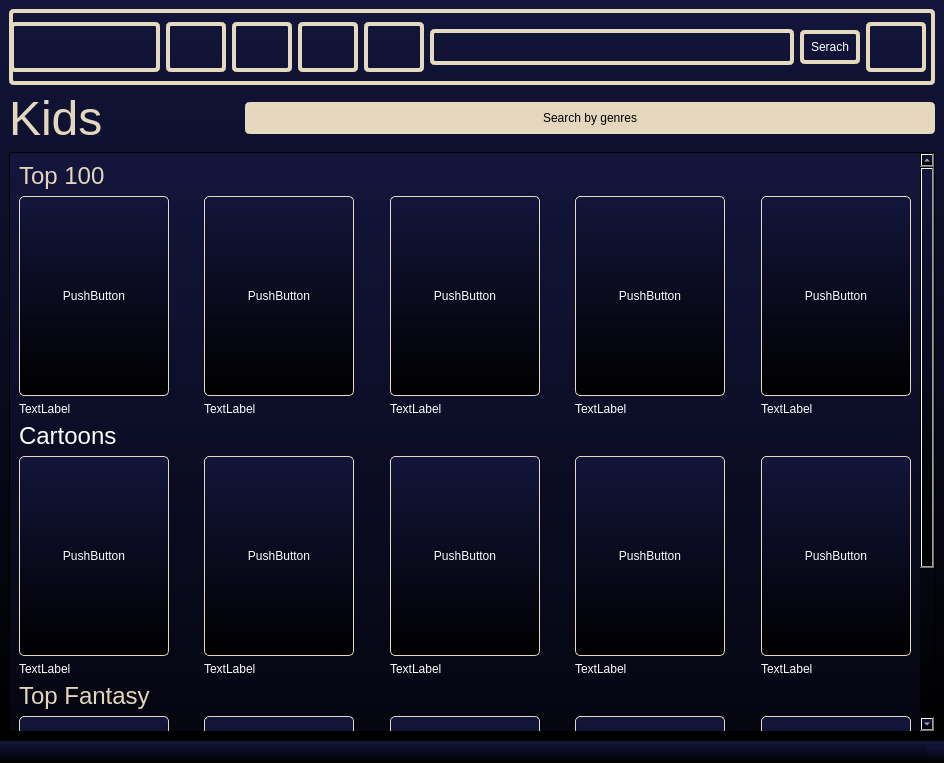
<?xml version="1.0" encoding="UTF-8"?>
<ui version="4.0">
 <class>KidsTV</class>
 <widget class="QMainWindow" name="KidsTV">
  <property name="geometry">
   <rect>
    <x>0</x>
    <y>0</y>
    <width>944</width>
    <height>763</height>
   </rect>
  </property>
  <property name="windowTitle">
   <string>MainWindow</string>
  </property>
  <property name="styleSheet">
   <string notr="true">background: qlineargradient(spread: pad, x1: 0, y1: 1, x2: 0, y2: 0, stop: 0 rgb(0, 0, 0), stop: 1 rgb(19, 21, 59));
color: white;</string>
  </property>
  <widget class="QWidget" name="centralwidget">
   <layout class="QGridLayout" name="gridLayout">
    <item row="0" column="0">
     <layout class="QHBoxLayout" name="headerLO">
      <item>
       <widget class="QWidget" name="widget" native="true">
        <property name="sizePolicy">
         <sizepolicy hsizetype="Preferred" vsizetype="Fixed">
          <horstretch>0</horstretch>
          <verstretch>76</verstretch>
         </sizepolicy>
        </property>
        <property name="minimumSize">
         <size>
          <width>0</width>
          <height>76</height>
         </size>
        </property>
        <property name="maximumSize">
         <size>
          <width>16777215</width>
          <height>76</height>
         </size>
        </property>
        <property name="styleSheet">
         <string notr="true">background-color: rgba(255, 255, 255, 0);

border: 4px solid rgb(229, 217, 190);
border-radius: 5px;
padding: 5px;</string>
        </property>
        <layout class="QHBoxLayout" name="horizontalLayout_2" stretch="4,1,1,1,1,2,1,1">
         <property name="leftMargin">
          <number>1</number>
         </property>
         <item>
          <widget class="QLabel" name="label">
           <property name="minimumSize">
            <size>
             <width>150</width>
             <height>50</height>
            </size>
           </property>
           <property name="maximumSize">
            <size>
             <width>150</width>
             <height>50</height>
            </size>
           </property>
           <property name="styleSheet">
            <string notr="true">border-image: url(:/rec/Pics/LogoRem.png);</string>
           </property>
           <property name="text">
            <string/>
           </property>
          </widget>
         </item>
         <item>
          <widget class="QPushButton" name="HomeButKid">
           <property name="sizePolicy">
            <sizepolicy hsizetype="Fixed" vsizetype="Fixed">
             <horstretch>60</horstretch>
             <verstretch>50</verstretch>
            </sizepolicy>
           </property>
           <property name="minimumSize">
            <size>
             <width>0</width>
             <height>50</height>
            </size>
           </property>
           <property name="maximumSize">
            <size>
             <width>60</width>
             <height>16777215</height>
            </size>
           </property>
           <property name="styleSheet">
            <string notr="true">border-image: url(:/rec/Pics/housenormal.png);</string>
           </property>
           <property name="text">
            <string/>
           </property>
          </widget>
         </item>
         <item>
          <widget class="QPushButton" name="FilmsButKid">
           <property name="sizePolicy">
            <sizepolicy hsizetype="Fixed" vsizetype="Fixed">
             <horstretch>60</horstretch>
             <verstretch>50</verstretch>
            </sizepolicy>
           </property>
           <property name="minimumSize">
            <size>
             <width>0</width>
             <height>50</height>
            </size>
           </property>
           <property name="maximumSize">
            <size>
             <width>60</width>
             <height>16777215</height>
            </size>
           </property>
           <property name="styleSheet">
            <string notr="true">border-image: url(:/rec/Pics/Films.png);</string>
           </property>
           <property name="text">
            <string/>
           </property>
          </widget>
         </item>
         <item>
          <widget class="QPushButton" name="TVShowsButKid">
           <property name="sizePolicy">
            <sizepolicy hsizetype="Fixed" vsizetype="Fixed">
             <horstretch>60</horstretch>
             <verstretch>50</verstretch>
            </sizepolicy>
           </property>
           <property name="minimumSize">
            <size>
             <width>0</width>
             <height>50</height>
            </size>
           </property>
           <property name="maximumSize">
            <size>
             <width>60</width>
             <height>50</height>
            </size>
           </property>
           <property name="styleSheet">
            <string notr="true">border-image: url(:/rec/Pics/TVShows.png);</string>
           </property>
           <property name="text">
            <string/>
           </property>
          </widget>
         </item>
         <item>
          <widget class="QPushButton" name="KidsButKid">
           <property name="sizePolicy">
            <sizepolicy hsizetype="Fixed" vsizetype="Fixed">
             <horstretch>60</horstretch>
             <verstretch>50</verstretch>
            </sizepolicy>
           </property>
           <property name="minimumSize">
            <size>
             <width>60</width>
             <height>50</height>
            </size>
           </property>
           <property name="maximumSize">
            <size>
             <width>60</width>
             <height>50</height>
            </size>
           </property>
           <property name="styleSheet">
            <string notr="true">border-image: url(:/rec/Pics/Kids.png);</string>
           </property>
           <property name="text">
            <string/>
           </property>
          </widget>
         </item>
         <item>
          <widget class="QLineEdit" name="SearchELKid">
           <property name="sizePolicy">
            <sizepolicy hsizetype="Expanding" vsizetype="Fixed">
             <horstretch>0</horstretch>
             <verstretch>36</verstretch>
            </sizepolicy>
           </property>
           <property name="maximumSize">
            <size>
             <width>16777215</width>
             <height>36</height>
            </size>
           </property>
          </widget>
         </item>
         <item>
          <widget class="QPushButton" name="SerachButKid">
           <property name="sizePolicy">
            <sizepolicy hsizetype="Fixed" vsizetype="Fixed">
             <horstretch>60</horstretch>
             <verstretch>34</verstretch>
            </sizepolicy>
           </property>
           <property name="minimumSize">
            <size>
             <width>60</width>
             <height>0</height>
            </size>
           </property>
           <property name="maximumSize">
            <size>
             <width>60</width>
             <height>34</height>
            </size>
           </property>
           <property name="text">
            <string>Serach</string>
           </property>
          </widget>
         </item>
         <item>
          <widget class="QPushButton" name="UserButKid">
           <property name="sizePolicy">
            <sizepolicy hsizetype="Fixed" vsizetype="Fixed">
             <horstretch>60</horstretch>
             <verstretch>50</verstretch>
            </sizepolicy>
           </property>
           <property name="minimumSize">
            <size>
             <width>60</width>
             <height>50</height>
            </size>
           </property>
           <property name="maximumSize">
            <size>
             <width>60</width>
             <height>50</height>
            </size>
           </property>
           <property name="styleSheet">
            <string notr="true">border-image: url(:/rec/Pics/profile-user.png);</string>
           </property>
           <property name="text">
            <string/>
           </property>
          </widget>
         </item>
        </layout>
       </widget>
      </item>
     </layout>
    </item>
    <item row="1" column="0">
     <layout class="QHBoxLayout" name="FilmLO" stretch="2,1,9">
      <item>
       <widget class="QLabel" name="FilmLab">
        <property name="toolTip">
         <string>&lt;html&gt;&lt;head/&gt;&lt;body&gt;&lt;p&gt;&lt;span style=&quot; font-size:24pt; color:#e4d7be;&quot;&gt;Films&lt;/span&gt;&lt;/p&gt;&lt;/body&gt;&lt;/html&gt;</string>
        </property>
        <property name="styleSheet">
         <string notr="true">background-color: rgba(255, 255, 255, 0);
color: rgb(228, 215, 190);
</string>
        </property>
        <property name="text">
         <string>&lt;html&gt;&lt;head/&gt;&lt;body&gt;&lt;p&gt;&lt;span style=&quot; font-size:36pt;&quot;&gt;Kids&lt;/span&gt;&lt;/p&gt;&lt;/body&gt;&lt;/html&gt;</string>
        </property>
       </widget>
      </item>
      <item>
       <spacer name="horizontalSpacer">
        <property name="orientation">
         <enum>Qt::Horizontal</enum>
        </property>
        <property name="sizeHint" stdset="0">
         <size>
          <width>40</width>
          <height>20</height>
         </size>
        </property>
       </spacer>
      </item>
      <item>
       <widget class="QPushButton" name="SearchByGKid">
        <property name="sizePolicy">
         <sizepolicy hsizetype="Expanding" vsizetype="Fixed">
          <horstretch>0</horstretch>
          <verstretch>0</verstretch>
         </sizepolicy>
        </property>
        <property name="styleSheet">
         <string notr="true">background-color: rgba(255, 255, 255, 0);
color: rgb(0, 0, 0);
border: 4px solid rgb(229, 217, 190);
border-radius: 5px;
padding: 5px;
background-color: rgb(228, 215, 190);</string>
        </property>
        <property name="text">
         <string>Search by genres</string>
        </property>
       </widget>
      </item>
     </layout>
    </item>
    <item row="2" column="0">
     <widget class="QScrollArea" name="scrollArea">
      <property name="widgetResizable">
       <bool>true</bool>
      </property>
      <widget class="QWidget" name="scrollAreaWidgetContents_2">
       <property name="geometry">
        <rect>
         <x>0</x>
         <y>0</y>
         <width>902</width>
         <height>818</height>
        </rect>
       </property>
       <layout class="QVBoxLayout" name="verticalLayout">
        <item>
         <widget class="QLabel" name="Top100Lab">
          <property name="styleSheet">
           <string notr="true">background-color: rgba(255, 255, 255, 0);</string>
          </property>
          <property name="text">
           <string>&lt;html&gt;&lt;head/&gt;&lt;body&gt;&lt;p&gt;&lt;span style=&quot; font-size:18pt; color:#e4d7be;&quot;&gt;Top 100&lt;/span&gt;&lt;/p&gt;&lt;/body&gt;&lt;/html&gt;</string>
          </property>
         </widget>
        </item>
        <item>
         <layout class="QGridLayout" name="top100LO" columnstretch="3,0,0,0,0,0,0,0,0">
          <property name="spacing">
           <number>-1</number>
          </property>
          <item row="0" column="8">
           <widget class="QPushButton" name="pushButton_9">
            <property name="sizePolicy">
             <sizepolicy hsizetype="Minimum" vsizetype="Fixed">
              <horstretch>150</horstretch>
              <verstretch>200</verstretch>
             </sizepolicy>
            </property>
            <property name="minimumSize">
             <size>
              <width>150</width>
              <height>200</height>
             </size>
            </property>
            <property name="styleSheet">
             <string notr="true">border: 1px solid rgb(229, 217, 190);
border-radius: 5px;
padding: 5px;</string>
            </property>
            <property name="text">
             <string>PushButton</string>
            </property>
           </widget>
          </item>
          <item row="1" column="2">
           <widget class="QLabel" name="label_7">
            <property name="styleSheet">
             <string notr="true">background-color: rgba(255, 255, 255, 0);</string>
            </property>
            <property name="text">
             <string>TextLabel</string>
            </property>
           </widget>
          </item>
          <item row="0" column="5">
           <spacer name="horizontalSpacer_4">
            <property name="orientation">
             <enum>Qt::Horizontal</enum>
            </property>
            <property name="sizeHint" stdset="0">
             <size>
              <width>40</width>
              <height>20</height>
             </size>
            </property>
           </spacer>
          </item>
          <item row="0" column="4">
           <widget class="QPushButton" name="pushButton_7">
            <property name="sizePolicy">
             <sizepolicy hsizetype="Minimum" vsizetype="Fixed">
              <horstretch>150</horstretch>
              <verstretch>200</verstretch>
             </sizepolicy>
            </property>
            <property name="minimumSize">
             <size>
              <width>150</width>
              <height>200</height>
             </size>
            </property>
            <property name="styleSheet">
             <string notr="true">border: 1px solid rgb(229, 217, 190);
border-radius: 5px;
padding: 5px;</string>
            </property>
            <property name="text">
             <string>PushButton</string>
            </property>
           </widget>
          </item>
          <item row="0" column="7">
           <spacer name="horizontalSpacer_5">
            <property name="orientation">
             <enum>Qt::Horizontal</enum>
            </property>
            <property name="sizeHint" stdset="0">
             <size>
              <width>40</width>
              <height>20</height>
             </size>
            </property>
           </spacer>
          </item>
          <item row="0" column="2">
           <widget class="QPushButton" name="pushButton_11">
            <property name="sizePolicy">
             <sizepolicy hsizetype="Minimum" vsizetype="Fixed">
              <horstretch>150</horstretch>
              <verstretch>200</verstretch>
             </sizepolicy>
            </property>
            <property name="minimumSize">
             <size>
              <width>150</width>
              <height>200</height>
             </size>
            </property>
            <property name="styleSheet">
             <string notr="true">border: 1px solid rgb(229, 217, 190);
border-radius: 5px;
padding: 5px;</string>
            </property>
            <property name="text">
             <string>PushButton</string>
            </property>
           </widget>
          </item>
          <item row="0" column="1">
           <spacer name="horizontalSpacer_2">
            <property name="orientation">
             <enum>Qt::Horizontal</enum>
            </property>
            <property name="sizeHint" stdset="0">
             <size>
              <width>40</width>
              <height>20</height>
             </size>
            </property>
           </spacer>
          </item>
          <item row="1" column="6">
           <widget class="QLabel" name="label_4">
            <property name="styleSheet">
             <string notr="true">background-color: rgba(255, 255, 255, 0);</string>
            </property>
            <property name="text">
             <string>TextLabel</string>
            </property>
           </widget>
          </item>
          <item row="0" column="6">
           <widget class="QPushButton" name="pushButton_8">
            <property name="sizePolicy">
             <sizepolicy hsizetype="Minimum" vsizetype="Fixed">
              <horstretch>150</horstretch>
              <verstretch>200</verstretch>
             </sizepolicy>
            </property>
            <property name="minimumSize">
             <size>
              <width>150</width>
              <height>200</height>
             </size>
            </property>
            <property name="styleSheet">
             <string notr="true">border: 1px solid rgb(229, 217, 190);
border-radius: 5px;
padding: 5px;</string>
            </property>
            <property name="text">
             <string>PushButton</string>
            </property>
           </widget>
          </item>
          <item row="0" column="0">
           <widget class="QPushButton" name="pushButton_6">
            <property name="sizePolicy">
             <sizepolicy hsizetype="Minimum" vsizetype="Fixed">
              <horstretch>150</horstretch>
              <verstretch>200</verstretch>
             </sizepolicy>
            </property>
            <property name="minimumSize">
             <size>
              <width>150</width>
              <height>200</height>
             </size>
            </property>
            <property name="styleSheet">
             <string notr="true">border: 1px solid rgb(229, 217, 190);
border-radius: 5px;
padding: 5px;</string>
            </property>
            <property name="text">
             <string>PushButton</string>
            </property>
           </widget>
          </item>
          <item row="1" column="0">
           <widget class="QLabel" name="label_2">
            <property name="styleSheet">
             <string notr="true">background-color: rgba(255, 255, 255, 0);</string>
            </property>
            <property name="text">
             <string>TextLabel</string>
            </property>
           </widget>
          </item>
          <item row="0" column="3">
           <spacer name="horizontalSpacer_3">
            <property name="orientation">
             <enum>Qt::Horizontal</enum>
            </property>
            <property name="sizeHint" stdset="0">
             <size>
              <width>40</width>
              <height>20</height>
             </size>
            </property>
           </spacer>
          </item>
          <item row="1" column="4">
           <widget class="QLabel" name="label_3">
            <property name="styleSheet">
             <string notr="true">background-color: rgba(255, 255, 255, 0);</string>
            </property>
            <property name="text">
             <string>TextLabel</string>
            </property>
           </widget>
          </item>
          <item row="1" column="8">
           <widget class="QLabel" name="label_5">
            <property name="styleSheet">
             <string notr="true">background-color: rgba(255, 255, 255, 0);</string>
            </property>
            <property name="text">
             <string>TextLabel</string>
            </property>
           </widget>
          </item>
         </layout>
        </item>
        <item>
         <widget class="QLabel" name="TopComLab">
          <property name="styleSheet">
           <string notr="true">background-color: rgba(255, 255, 255, 0);</string>
          </property>
          <property name="text">
           <string>&lt;html&gt;&lt;head/&gt;&lt;body&gt;&lt;p&gt;&lt;span style=&quot; font-size:18pt;&quot;&gt;Cartoons&lt;/span&gt;&lt;/p&gt;&lt;/body&gt;&lt;/html&gt;</string>
          </property>
         </widget>
        </item>
        <item>
         <layout class="QGridLayout" name="TopComLO" columnstretch="3,0,0,0,0,0,0,0,0">
          <item row="1" column="8">
           <widget class="QLabel" name="label_11">
            <property name="styleSheet">
             <string notr="true">background-color: rgba(255, 255, 255, 0);</string>
            </property>
            <property name="text">
             <string>TextLabel</string>
            </property>
           </widget>
          </item>
          <item row="1" column="0">
           <widget class="QLabel" name="label_8">
            <property name="styleSheet">
             <string notr="true">background-color: rgba(255, 255, 255, 0);</string>
            </property>
            <property name="text">
             <string>TextLabel</string>
            </property>
           </widget>
          </item>
          <item row="0" column="0">
           <widget class="QPushButton" name="pushButton_14">
            <property name="sizePolicy">
             <sizepolicy hsizetype="Minimum" vsizetype="Fixed">
              <horstretch>150</horstretch>
              <verstretch>200</verstretch>
             </sizepolicy>
            </property>
            <property name="minimumSize">
             <size>
              <width>150</width>
              <height>200</height>
             </size>
            </property>
            <property name="styleSheet">
             <string notr="true">border: 1px solid rgb(229, 217, 190);
border-radius: 5px;
padding: 5px;</string>
            </property>
            <property name="text">
             <string>PushButton</string>
            </property>
           </widget>
          </item>
          <item row="0" column="6">
           <widget class="QPushButton" name="pushButton_12">
            <property name="sizePolicy">
             <sizepolicy hsizetype="Minimum" vsizetype="Fixed">
              <horstretch>150</horstretch>
              <verstretch>200</verstretch>
             </sizepolicy>
            </property>
            <property name="minimumSize">
             <size>
              <width>150</width>
              <height>200</height>
             </size>
            </property>
            <property name="styleSheet">
             <string notr="true">border: 1px solid rgb(229, 217, 190);
border-radius: 5px;
padding: 5px;</string>
            </property>
            <property name="text">
             <string>PushButton</string>
            </property>
           </widget>
          </item>
          <item row="1" column="2">
           <widget class="QLabel" name="label_13">
            <property name="styleSheet">
             <string notr="true">background-color: rgba(255, 255, 255, 0);</string>
            </property>
            <property name="text">
             <string>TextLabel</string>
            </property>
           </widget>
          </item>
          <item row="0" column="5">
           <spacer name="horizontalSpacer_9">
            <property name="orientation">
             <enum>Qt::Horizontal</enum>
            </property>
            <property name="sizeHint" stdset="0">
             <size>
              <width>40</width>
              <height>20</height>
             </size>
            </property>
           </spacer>
          </item>
          <item row="1" column="6">
           <widget class="QLabel" name="label_12">
            <property name="styleSheet">
             <string notr="true">background-color: rgba(255, 255, 255, 0);</string>
            </property>
            <property name="text">
             <string>TextLabel</string>
            </property>
           </widget>
          </item>
          <item row="0" column="1">
           <spacer name="horizontalSpacer_7">
            <property name="orientation">
             <enum>Qt::Horizontal</enum>
            </property>
            <property name="sizeHint" stdset="0">
             <size>
              <width>40</width>
              <height>20</height>
             </size>
            </property>
           </spacer>
          </item>
          <item row="0" column="2">
           <widget class="QPushButton" name="pushButton_17">
            <property name="sizePolicy">
             <sizepolicy hsizetype="Minimum" vsizetype="Fixed">
              <horstretch>150</horstretch>
              <verstretch>200</verstretch>
             </sizepolicy>
            </property>
            <property name="minimumSize">
             <size>
              <width>150</width>
              <height>200</height>
             </size>
            </property>
            <property name="styleSheet">
             <string notr="true">border: 1px solid rgb(229, 217, 190);
border-radius: 5px;
padding: 5px;</string>
            </property>
            <property name="text">
             <string>PushButton</string>
            </property>
           </widget>
          </item>
          <item row="0" column="7">
           <spacer name="horizontalSpacer_10">
            <property name="orientation">
             <enum>Qt::Horizontal</enum>
            </property>
            <property name="sizeHint" stdset="0">
             <size>
              <width>40</width>
              <height>20</height>
             </size>
            </property>
           </spacer>
          </item>
          <item row="1" column="4">
           <widget class="QLabel" name="label_10">
            <property name="styleSheet">
             <string notr="true">background-color: rgba(255, 255, 255, 0);</string>
            </property>
            <property name="text">
             <string>TextLabel</string>
            </property>
           </widget>
          </item>
          <item row="0" column="3">
           <spacer name="horizontalSpacer_8">
            <property name="orientation">
             <enum>Qt::Horizontal</enum>
            </property>
            <property name="sizeHint" stdset="0">
             <size>
              <width>40</width>
              <height>20</height>
             </size>
            </property>
           </spacer>
          </item>
          <item row="0" column="4">
           <widget class="QPushButton" name="pushButton_13">
            <property name="sizePolicy">
             <sizepolicy hsizetype="Minimum" vsizetype="Fixed">
              <horstretch>150</horstretch>
              <verstretch>200</verstretch>
             </sizepolicy>
            </property>
            <property name="minimumSize">
             <size>
              <width>150</width>
              <height>200</height>
             </size>
            </property>
            <property name="styleSheet">
             <string notr="true">border: 1px solid rgb(229, 217, 190);
border-radius: 5px;
padding: 5px;</string>
            </property>
            <property name="text">
             <string>PushButton</string>
            </property>
           </widget>
          </item>
          <item row="0" column="8">
           <widget class="QPushButton" name="pushButton_16">
            <property name="sizePolicy">
             <sizepolicy hsizetype="Minimum" vsizetype="Fixed">
              <horstretch>150</horstretch>
              <verstretch>200</verstretch>
             </sizepolicy>
            </property>
            <property name="minimumSize">
             <size>
              <width>150</width>
              <height>200</height>
             </size>
            </property>
            <property name="styleSheet">
             <string notr="true">border: 1px solid rgb(229, 217, 190);
border-radius: 5px;
padding: 5px;</string>
            </property>
            <property name="text">
             <string>PushButton</string>
            </property>
           </widget>
          </item>
         </layout>
        </item>
        <item>
         <widget class="QLabel" name="TopFantLab">
          <property name="styleSheet">
           <string notr="true">background-color: rgba(255, 255, 255, 0);</string>
          </property>
          <property name="text">
           <string>&lt;html&gt;&lt;head/&gt;&lt;body&gt;&lt;p&gt;&lt;span style=&quot; font-size:18pt; color:#e4d7be;&quot;&gt;Top Fantasy&lt;/span&gt;&lt;/p&gt;&lt;/body&gt;&lt;/html&gt;</string>
          </property>
         </widget>
        </item>
        <item>
         <layout class="QGridLayout" name="TopFLO" columnstretch="3,0,0,0,0,0,0,0,0">
          <item row="0" column="3">
           <spacer name="horizontalSpacer_13">
            <property name="orientation">
             <enum>Qt::Horizontal</enum>
            </property>
            <property name="sizeHint" stdset="0">
             <size>
              <width>40</width>
              <height>20</height>
             </size>
            </property>
           </spacer>
          </item>
          <item row="1" column="0">
           <widget class="QLabel" name="label_15">
            <property name="styleSheet">
             <string notr="true">background-color: rgba(255, 255, 255, 0);</string>
            </property>
            <property name="text">
             <string>TextLabel</string>
            </property>
           </widget>
          </item>
          <item row="1" column="2">
           <widget class="QLabel" name="label_20">
            <property name="styleSheet">
             <string notr="true">background-color: rgba(255, 255, 255, 0);</string>
            </property>
            <property name="text">
             <string>TextLabel</string>
            </property>
           </widget>
          </item>
          <item row="1" column="4">
           <widget class="QLabel" name="label_17">
            <property name="styleSheet">
             <string notr="true">background-color: rgba(255, 255, 255, 0);</string>
            </property>
            <property name="text">
             <string>TextLabel</string>
            </property>
           </widget>
          </item>
          <item row="0" column="4">
           <widget class="QPushButton" name="pushButton_19">
            <property name="sizePolicy">
             <sizepolicy hsizetype="Minimum" vsizetype="Fixed">
              <horstretch>150</horstretch>
              <verstretch>200</verstretch>
             </sizepolicy>
            </property>
            <property name="minimumSize">
             <size>
              <width>150</width>
              <height>200</height>
             </size>
            </property>
            <property name="styleSheet">
             <string notr="true">border: 1px solid rgb(229, 217, 190);
border-radius: 5px;
padding: 5px;</string>
            </property>
            <property name="text">
             <string>PushButton</string>
            </property>
           </widget>
          </item>
          <item row="0" column="0">
           <widget class="QPushButton" name="pushButton_20">
            <property name="sizePolicy">
             <sizepolicy hsizetype="Minimum" vsizetype="Fixed">
              <horstretch>150</horstretch>
              <verstretch>200</verstretch>
             </sizepolicy>
            </property>
            <property name="minimumSize">
             <size>
              <width>150</width>
              <height>200</height>
             </size>
            </property>
            <property name="styleSheet">
             <string notr="true">border: 1px solid rgb(229, 217, 190);
border-radius: 5px;
padding: 5px;</string>
            </property>
            <property name="text">
             <string>PushButton</string>
            </property>
           </widget>
          </item>
          <item row="0" column="7">
           <spacer name="horizontalSpacer_15">
            <property name="orientation">
             <enum>Qt::Horizontal</enum>
            </property>
            <property name="sizeHint" stdset="0">
             <size>
              <width>40</width>
              <height>20</height>
             </size>
            </property>
           </spacer>
          </item>
          <item row="0" column="5">
           <spacer name="horizontalSpacer_14">
            <property name="orientation">
             <enum>Qt::Horizontal</enum>
            </property>
            <property name="sizeHint" stdset="0">
             <size>
              <width>40</width>
              <height>20</height>
             </size>
            </property>
           </spacer>
          </item>
          <item row="0" column="2">
           <widget class="QPushButton" name="pushButton_23">
            <property name="sizePolicy">
             <sizepolicy hsizetype="Minimum" vsizetype="Fixed">
              <horstretch>150</horstretch>
              <verstretch>200</verstretch>
             </sizepolicy>
            </property>
            <property name="minimumSize">
             <size>
              <width>150</width>
              <height>200</height>
             </size>
            </property>
            <property name="styleSheet">
             <string notr="true">border: 1px solid rgb(229, 217, 190);
border-radius: 5px;
padding: 5px;</string>
            </property>
            <property name="text">
             <string>PushButton</string>
            </property>
           </widget>
          </item>
          <item row="0" column="8">
           <widget class="QPushButton" name="pushButton_22">
            <property name="sizePolicy">
             <sizepolicy hsizetype="Minimum" vsizetype="Fixed">
              <horstretch>150</horstretch>
              <verstretch>200</verstretch>
             </sizepolicy>
            </property>
            <property name="minimumSize">
             <size>
              <width>150</width>
              <height>200</height>
             </size>
            </property>
            <property name="styleSheet">
             <string notr="true">border: 1px solid rgb(229, 217, 190);
border-radius: 5px;
padding: 5px;</string>
            </property>
            <property name="text">
             <string>PushButton</string>
            </property>
           </widget>
          </item>
          <item row="1" column="8">
           <widget class="QLabel" name="label_18">
            <property name="styleSheet">
             <string notr="true">background-color: rgba(255, 255, 255, 0);</string>
            </property>
            <property name="text">
             <string>TextLabel</string>
            </property>
           </widget>
          </item>
          <item row="0" column="1">
           <spacer name="horizontalSpacer_12">
            <property name="orientation">
             <enum>Qt::Horizontal</enum>
            </property>
            <property name="sizeHint" stdset="0">
             <size>
              <width>40</width>
              <height>20</height>
             </size>
            </property>
           </spacer>
          </item>
          <item row="1" column="6">
           <widget class="QLabel" name="label_19">
            <property name="styleSheet">
             <string notr="true">background-color: rgba(255, 255, 255, 0);</string>
            </property>
            <property name="text">
             <string>TextLabel</string>
            </property>
           </widget>
          </item>
          <item row="0" column="6">
           <widget class="QPushButton" name="pushButton_18">
            <property name="sizePolicy">
             <sizepolicy hsizetype="Minimum" vsizetype="Fixed">
              <horstretch>150</horstretch>
              <verstretch>200</verstretch>
             </sizepolicy>
            </property>
            <property name="minimumSize">
             <size>
              <width>150</width>
              <height>200</height>
             </size>
            </property>
            <property name="styleSheet">
             <string notr="true">border: 1px solid rgb(229, 217, 190);
border-radius: 5px;
padding: 5px;</string>
            </property>
            <property name="text">
             <string>PushButton</string>
            </property>
           </widget>
          </item>
         </layout>
        </item>
       </layout>
      </widget>
     </widget>
    </item>
   </layout>
  </widget>
  <widget class="QMenuBar" name="menubar">
   <property name="geometry">
    <rect>
     <x>0</x>
     <y>0</y>
     <width>944</width>
     <height>36</height>
    </rect>
   </property>
  </widget>
  <widget class="QStatusBar" name="statusbar"/>
 </widget>
 <resources/>
 <connections/>
</ui>
